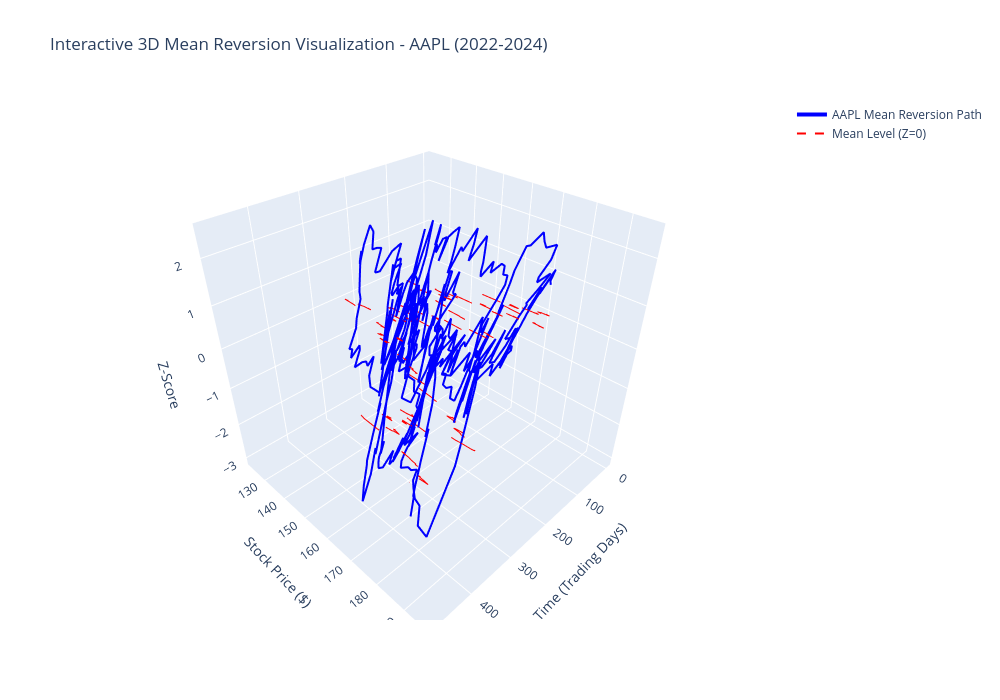

Notebook source saved alongside this figure:
### Markdown cell above
## Interactive 3D Visualization

### Axes:
- **X-axis**: Time (trading days)
- **Y-axis**: Stock price
- **Z-axis**: Z-score (deviation from mean)

### Interpretation:
- **Blue line**: Stock price movement over time with z-score
- **Red dashed line**: Mean reversion level (z-score = 0)
- **When z-score > 2**: Stock is overbought (potential sell signal)
- **When z-score < -2**: Stock is oversold (potential buy signal)

### Code cell
# Create interactive 3D visualization
fig = go.Figure(data=[
    go.Scatter3d(
        x=data["time_index"],
        y=data[("Close", "AAPL")],
        z=data["zscore"],
        mode='lines',
        line=dict(width=4, color='blue'),
        name='AAPL Mean Reversion Path'
    )
])

# Update layout for better visualization
fig.update_layout(
    title="Interactive 3D Mean Reversion Visualization - AAPL (2022-2024)",
    scene=dict(
        xaxis_title='Time (Trading Days)',
        yaxis_title='Stock Price ($)',
        zaxis_title='Z-Score'
    ),
    width=1000,
    height=700,
    font=dict(size=12)
)

# Add reference plane at z=0 for mean reversion level
fig.add_trace(go.Scatter3d(
    x=data["time_index"],
    y=data[("Close", "AAPL")],
    z=[0] * len(data),
    mode='lines',
    line=dict(width=2, color='red', dash='dash'),
    name='Mean Level (Z=0)',
    showlegend=True
))

fig.show()

### Figure 1 — Plotly figure (JSON) as saved in the notebook; plotly's stock layout.template omitted (floating-point values rounded to 4 significant figures; data arrays with more than 128 entries replaced by an {"elided": "..."} marker saying what was removed)
{"data": [{"line": {"color": "blue", "width": 4}, "mode": "lines", "name": "AAPL Mean Reversion Path", "type": "scatter3d", "x": {"elided": "482 int values"}, "y": {"elided": "482 float values"}, "z": {"elided": "482 float values"}}, {"line": {"color": "red", "dash": "dash", "width": 2}, "mode": "lines", "name": "Mean Level (Z=0)", "showlegend": true, "type": "scatter3d", "x": {"elided": "482 int values"}, "y": {"elided": "482 float values"}, "z": {"elided": "482 int values"}}], "layout": {"font": {"size": 12}, "height": 700, "scene": {"xaxis": {"title": {"text": "Time (Trading Days)"}}, "yaxis": {"title": {"text": "Stock Price ($)"}}, "zaxis": {"title": {"text": "Z-Score"}}}, "title": {"text": "Interactive 3D Mean Reversion Visualization - AAPL (2022-2024)"}, "width": 1000}}
